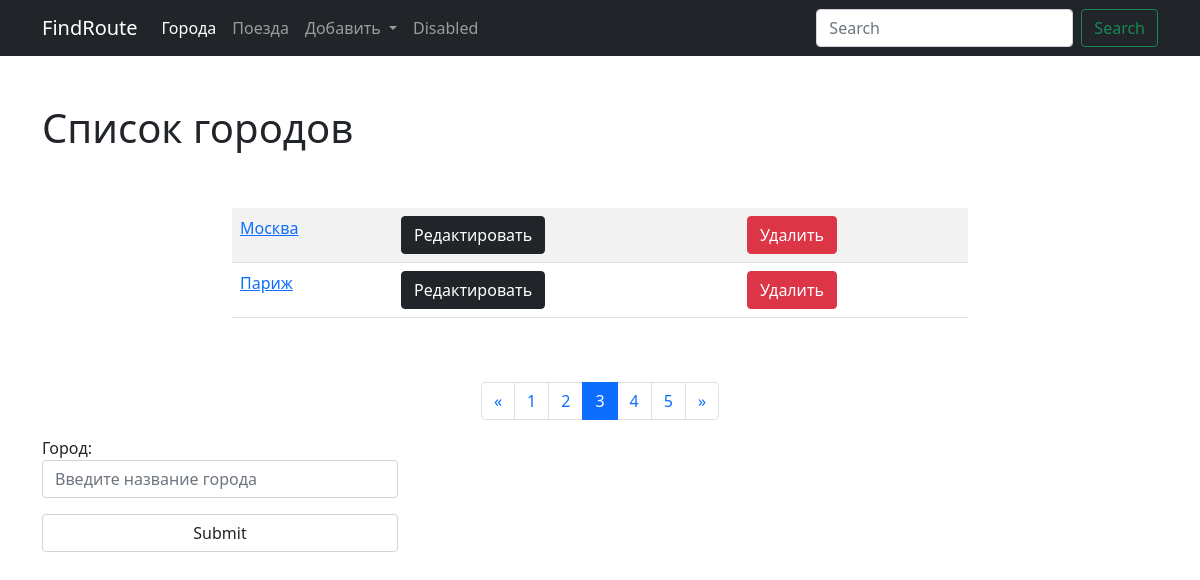
The app's page /cities/?page=3, older data.
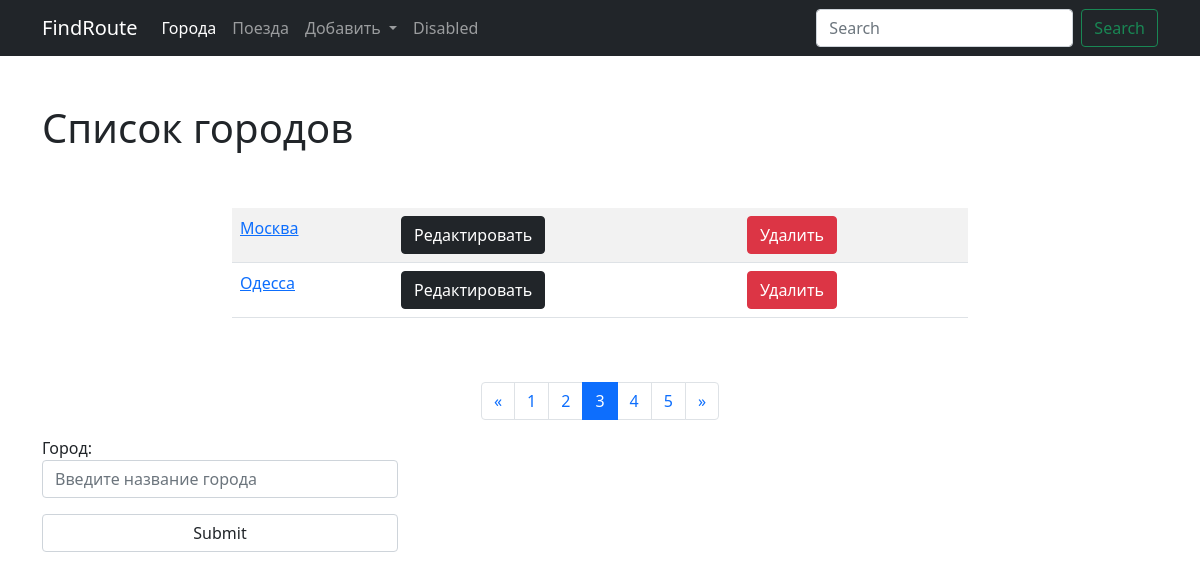
The same page, newer data.
### cities/models.py (models this page shows, shortened)
class City(models.Model):
    name = models.CharField(max_length=100, unique=True, verbose_name='Название города')
    class Meta:
        verbose_name = 'Город'
        verbose_name_plural = 'Города'
        ordering = ['name']

### cities/views.py (the view)
# urls.py: path('', CityListView.as_view(), name='home'),
class CityListView(ListView):
    paginate_by = 2
    model = City
    template_name = 'cities/home.html'
    def get_context_data(self, **kwargs):
        context = super().get_context_data(**kwargs)
        form = CityForm()
        context['form'] = form
        return context

### cities/forms.py
class CityForm(forms.ModelForm):
    name = forms.CharField(label='Город', widget=forms.TextInput(
        attrs={"class": 'form-control', 'placeholder': 'Введите название города'}))
    class Meta:
        model = City
        fields = ['name']

### cities/templates/cities/home.html (shortened to what this page needs)
{% extends 'base.html' %}
{% block content %}
    <h1>Список городов</h1>
    <div class="row">
        <div class="col-md-8 mx-auto my-5">
            <table class="table table-striped">
                {% for object in page_obj %}
                    <tr>
                        <td><a href="{% url 'cities:detail' pk=object.pk %}">{{ object.name }}</a></td>
                        <td>
                            <a href="{% url 'cities:update' pk=object.pk %}">
                                <button type="submit" class="btn btn-dark">Редактировать</button>
                            </a>
                        </td>
                        <td>
                            <a href="{% url 'cities:delete' pk=object.pk %}">
                                <button type="submit" class="btn btn-danger">Удалить</button>
                            </a>
                        </td>
                    </tr>
                {% endfor %}
            </table>
        </div>
    </div>
    <nav aria-label="Page navigation example">
        <ul class="pagination justify-content-center">
            <li class="page-item">
                {% if page_obj.has_previous %}
                    <a class="page-link" href="?page={{ page_obj.previous_page_number }}">
                        <span aria-hidden="true">&laquo;</span>
                    </a>
                {% endif %}
            </li>
            {% for page in page_obj.paginator.page_range %}
                <li class="page-item {% if page == page_obj.number %} active {% endif %}">
                    <a class="page-link" href="?page={{ page }}">{{ page }}
                    </a>
                </li>
            {% endfor %}
            {% if page_obj.has_next %}
                <li class="page-item">
                    <a class="page-link" href="?page={{ page_obj.paginator.num_pages }}">
                        <span aria-hidden="true">&raquo;</span>
                    </a>
                </li>
            {% endif %}
        </ul>
    </nav>
    <div class="row">
        <div class="col-md-4">
            <form action="{% url 'cities:create' %}" method="post">     {% csrf_token %}
                {{ form.as_p }}
                <input class="form-control" type="submit" value="Submit">
            </form>
        </div>
    </div>
{% endblock %}

Row changes from the older to the newer data that the page shows:
removed City: name "Париж"
added City: name "Одесса"
